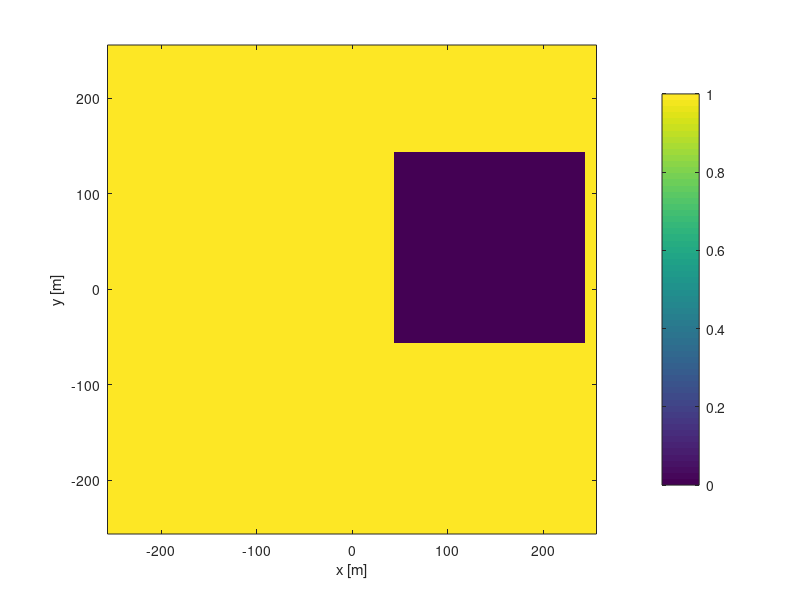
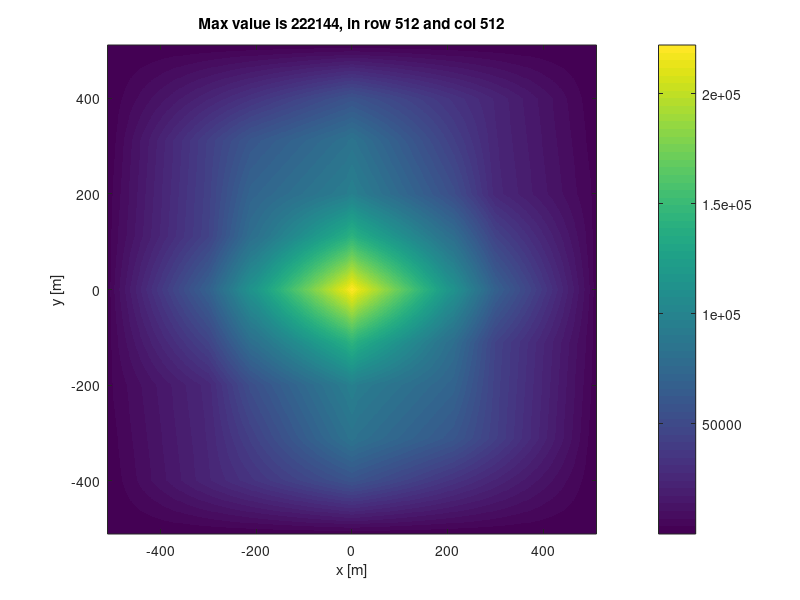
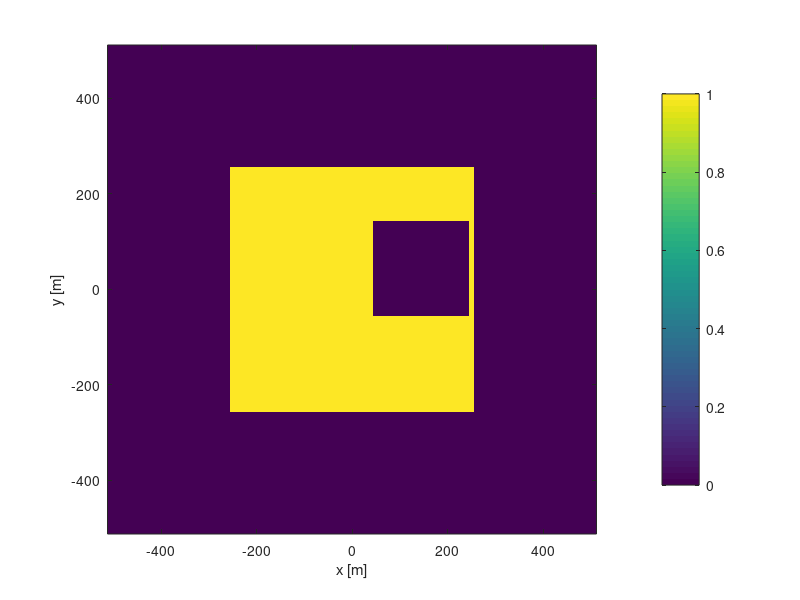

These charts were generated, in order, by the following MATLAB code: (Note: this script raises an error after producing the figures.)
% checkXcorr2.m Supplemental code for "Numerical Simulation of Optical 
% Wave Propagation with Examples in MATLAB"
% 
% Copyright (c) 2026, Jason D. Schmidt. Licensed under BSD 3-Clause.
% Code from the book (e.g., ft.m) copyright SPIE.

% define window and spatial grid:
N = 512; % number of grid points per side
w = ones(N); % window that covers the entire grid
w(201:400,301:500) = 0;
dx = 1; % grid spacing [m]
x = (-N/2 : N/2-1) * dx; % spatial grid

% count the number of nonzero entries, output to command line:
sprintf('There are %i nonzero entries in w', sum(w(:)))

% show original window:
figure(1); clf;
imagesc(x, x, w);
axis('image', 'xy');
colorbar;
xlabel('x [m]');
ylabel('y [m]');

% compute autocorrelation from original window using Matlab's xcorr2:
c1 = xcorr2(w, w);
% size of c1 is 2N-1 by 2N-1
xCor2 = (-N+1 : N-1)*dx; % spatial grid for xcorr2 result
% find the max value and its row & column:
[M, I] = max(c1(:));
[row, col] = ind2sub([2*N-1, 2*N-1], I);

% show window correlation from xcorr2:
figure(2); clf;
imagesc(xCor2, xCor2, c1);
axis('image', 'xy');
colorbar;
xlabel('x [m]');
ylabel('y [m]');
title(sprintf('Max value is %i, in row %i and col %i', M, row, col));

%% FT-based calculation of the correlation

% define zero-padded window and grid so that non-circular correlation is
% computed:
NPad = 2*N; % number of grid points in zero-padded array
wPad = zeros(NPad, NPad); % making zero-padded array
idxOrig = (-N/2 : N/2-1) + N+1; % indices for original window
wPad(idxOrig, idxOrig) = w; % fill center of zero-padded array
xPad = (-NPad/2 : NPad/2-1)*dx; % coordinates for zero-padded array

% show padded window:
figure(3); clf;
imagesc(xPad, xPad, wPad);
axis('image', 'xy');
colorbar;
xlabel('x [m]');
ylabel('y [m]');

% compute autocorrelation from padded window using Fourier transforms:
df = 1/NPad; % spatial frequency grid spacing
c2 = ift2(abs(ft2(wPad, dx)).^2, df);
% wFT = ft2(wPad, dx);
% wFtFlip = ft2(flip(flip(wFT,1),2), dx);
% c2 = ift2(wFT.*wFtFlip, df);
% find the max value and its row & column:
[M, I] = max(c2(:));
[row, col] = ind2sub([2*N, 2*N], I);

% show window correlation from Fourier transform:
figure(4); clf;
imagesc(xPad, xPad, abs(c2));
axis('image', 'xy');
colorbar;
xlabel('x [m]');
ylabel('y [m]');
title(sprintf('Max value is %i, in row %i and col %i', M, row, col));